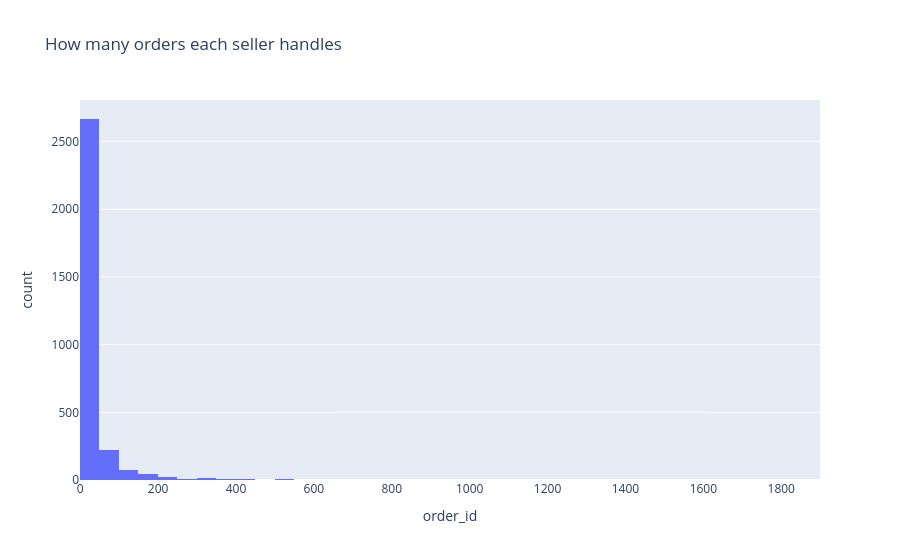

Notebook source saved alongside this figure:
### Markdown cell above
Credit card is typically the dominant payment method on Olist by a wide margin, with boleto as a distant second. This matters for understanding customer payment friction and checkout design priorities.

### Code cell
seller_orders = analysis.groupby('seller_id')['order_id'].nunique().reset_index()
fig = px.histogram(seller_orders, x='order_id', nbins=50, title='How many orders each seller handles')
fig.show()
print(seller_orders['order_id'].describe())

### Figure 1 — Plotly figure (JSON) as saved in the notebook; plotly's stock layout.template omitted (floating-point values rounded to 4 significant figures; data arrays with more than 128 entries replaced by an {"elided": "..."} marker saying what was removed)
{"data": [{"bingroup": "x", "hovertemplate": "order_id=%{x}<br>count=%{y}<extra></extra>", "legendgroup": "", "marker": {"color": "#636efa", "pattern": {"shape": ""}}, "name": "", "nbinsx": 50, "orientation": "v", "showlegend": false, "type": "histogram", "x": {"elided": "3095 int values"}, "xaxis": "x", "yaxis": "y"}], "layout": {"barmode": "relative", "legend": {"tracegroupgap": 0}, "title": {"text": "How many orders each seller handles"}, "xaxis": {"anchor": "y", "domain": [0, 1], "title": {"text": "order_id"}}, "yaxis": {"anchor": "x", "domain": [0, 1], "title": {"text": "count"}}}}
